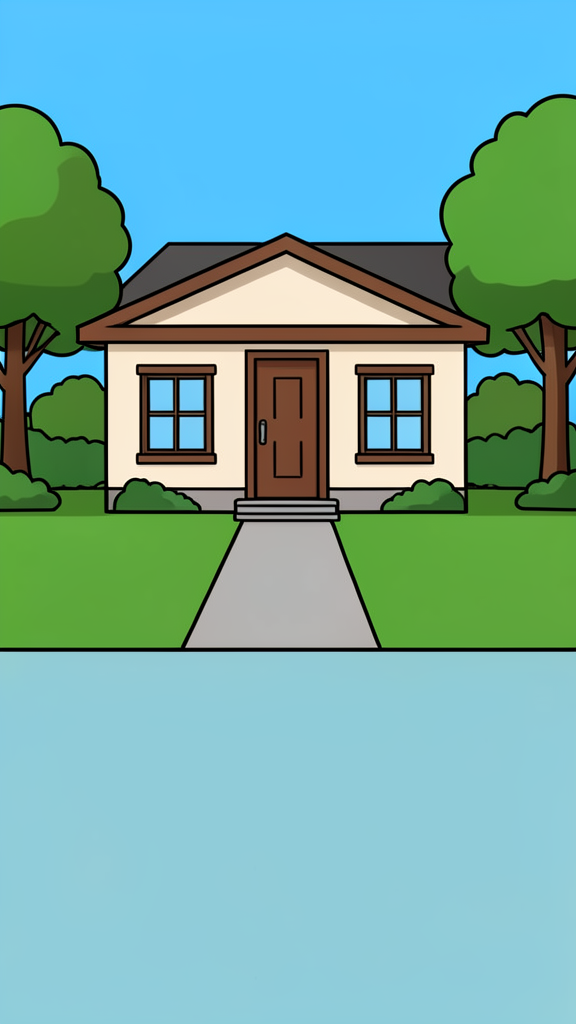
#> input picture animation/asset_library/backgrounds/bg_house_outside.png, 576 x 1024 px
$ python -i asset_auto.py   (imports and definitions only)
#> lines starting #> are read from the running program, lines starting #| are printed output that depends on the picture
"""Automatic assets: the script's missing list -> Kaggle draws -> code checks every picture -> failed ones are redrawn -> accepted ones are saved.

    plan   --request R --round N --state DIR    jobs.json for round N (new seeds each round; only the items not accepted yet)
    judge  --request R --round N --state DIR --outputs DIR [--lib animation/asset_library]
                                                 gate every drawn picture, keep the best passing one per item, save it into the library + index

A request file (animation/asset_requests/<name>.json) is {"name": ..., "needs": [{"id","type","tags","desc"}]}: exactly what `script_reader` lists as missing.
Backgrounds are drawn WITH style references (the closest existing backgrounds, mounted from the asset dataset as ds: refs).
Objects are drawn text-only (a reference makes the model copy that object's shape or put a face on it).

The checks measure: size, blank picture, text in the picture (tesseract), style statistics against the library, empty floor in the lower part,
copy of a reference, and for objects one complete object on plain white. They cannot judge taste or whether the picture shows what the words say.
"""
from __future__ import annotations

import argparse
import colorsys
import os
import json
import re
import shutil
import subprocess
import sys
import tempfile
from pathlib import Path

import numpy as np
from PIL import Image

from . import asset_library as lib_mod
from . import asset_store as store

ROOT = Path(__file__).resolve().parents[1]
LIB = ROOT / "animation" / "asset_library"
W, H = 576, 1024
MAX_ROUNDS_DEFAULT = 3
CANDIDATES = 2


# ---------------------------------------------------------------- planning
def words(s: str) -> set[str]:
    return set(re.findall(r"[a-z0-9]+", s.lower()))


# [37 lines left out: functions style_refs, prompt_for, continuation_prompt, base_state, not called in this run]


def pending(request: dict, state: Path) -> list[dict]:
    done = json.loads((state / "accepted.json").read_text()) if (state / "accepted.json").exists() else {}
    return [n for n in request["needs"] if n["id"] not in done]


# [43 lines left out: functions plan, stats, bottom_hsv, pale_blue_bottom, not called in this run]


def _pale(r: tuple[float, float, float]) -> bool:
    h, sat, v = colorsys.rgb_to_hsv(*r)
    return 0.45 <= h <= 0.60 and 0.08 <= sat <= 0.50 and v >= 0.95


# [8 lines left out: function band_start, not called in this run]


MIN_KEEP = 0.60      # the part above the band must be at least this share of the picture, else stretching it back would distort too much


# [19 lines left out: functions repair_bottom, library_style, not called in this run]


def text_words(path: Path) -> list[str] | None:
    """Clear words tesseract reads in the picture (None when tesseract is not installed).

    WEAK CHECK: strict on purpose (0 false hits on the 40 library backgrounds).
    It only catches clear text; small or busy-background text can slip through.
    """
    if not shutil.which("tesseract"):
        return None
    import tempfile
    im = Image.open(path).convert("RGB")
    w, h = im.size
    band = max(60, h // 7); found = []
    with tempfile.TemporaryDirectory() as td:
        for y in range(0, max(1, h - band + 1), max(1, band // 2)):
            f = Path(td) / "b.png"
            im.crop((0, y, w, min(h, y + band))).resize((w * 2, (min(h, y + band) - y) * 2)).save(f)
            out = subprocess.run(["tesseract", str(f), "stdout", "--psm", "7", "tsv"], capture_output=True, text=True).stdout.splitlines()[1:]
            for line in out:
                c = line.split("\t")
                if len(c) >= 12 and c[11].strip():
                    try:
                        conf = float(c[10])
                    except ValueError:
                        continue
                    t = c[11].strip()
                    if conf >= 50 and len(t) >= 5 and t.isalpha() and t not in found:
                        found.append(t)
    return found


# [21 lines left out: function gate_background, not called in this run]


STRUCT_MIN, CHANGED_MIN = 0.30, 0.02      # NOT calibrated on many pairs: numbers are logged for every continuation. All of these are SOFT (warnings).
ROOT_MIN = 0.20                           # a picture later in a chain must still look like the FIRST picture of the chain (drift check)
PALETTE_MIN, NEXT_CHANGED_MIN = 0.35, 0.10


# [4 lines left out: function _edges, not called in this run]


def _corr(a, b) -> float:
    c = np.corrcoef(a, b)[0, 1]
    return 0.0 if np.isnan(c) else float(c)       # a flat picture has no outlines: no match


# [46 lines left out: functions palette_similarity, continuation_metrics, gate_continuation, not called in this run]


def gate_object(path: Path) -> dict:
    from scipy import ndimage as ndi
    im = Image.open(path).convert("RGB"); a = np.asarray(im).astype(int); why = []
#> in gate_object, im is the input picture: PIL image 576x1024 RGB; mean R, G, B 115.4, 171.4, 164.2
    if im.size != (W, H):
        why.append(f"size {im.size}")
    lab, _ = ndi.label(a.min(2) > 235)
#> lab: shape (1024, 576) int32; every value is 0
    edge = (set(lab[0, :]) | set(lab[-1, :]) | set(lab[:, 0]) | set(lab[:, -1])) - {0}
#> edge = 0 items
    fg = ndi.binary_opening(~np.isin(lab, list(edge)), iterations=1)
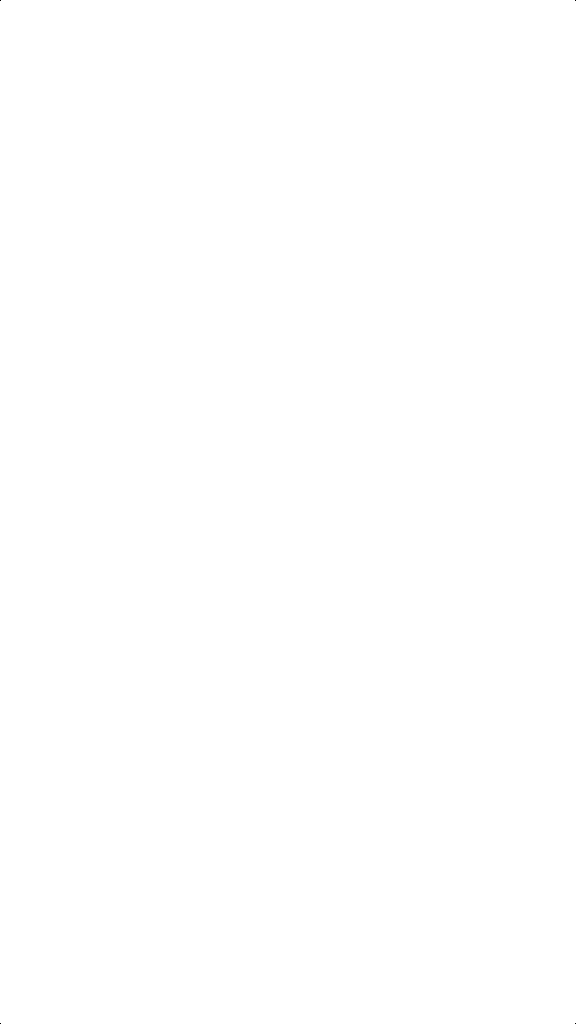
#> fg: shape (1024, 576) bool; 100% white; black in thin lines or dots
    l2, n = ndi.label(fg)
#> l2: shape (1024, 576) int32; values 0 (black) and 1 (white), 100% white; black in thin lines or dots
#> n = 1
    if n == 0:
        return {"pass": False, "why": ["no object found (blank or all white)"], "score": -9}
    sizes = sorted((float(x) for x in ndi.sum(fg, l2, range(1, n + 1))), reverse=True)
#> sizes = [589820]
    share = sizes[0] / fg.size
#> share = 1
    ys, xs = np.nonzero(l2 == (1 + int(np.argmax(ndi.sum(fg, l2, range(1, n + 1))))))
    m = 0.02
    if not 0.04 <= share <= 0.75:
        why.append(f"object fills {share:.0%} of the picture (want 4-75%)")
    if xs.min() < W * m or ys.min() < H * m or xs.max() > W * (1 - m) or ys.max() > H * (1 - m):
        why.append("object touches the picture edge (cut off)")
    if len(sizes) > 1 and sizes[1] > 0.12 * sizes[0]:
        why.append("more than one object")
    border = np.concatenate([a[0], a[-1], a[:, 0], a[:, -1]])
    if border.min(1).mean() < 225:
        why.append("background is not plain white")
    tw = text_words(path)
    if tw:
        why.append("text in the picture: " + " ".join(tw[:4]))
    return {"pass": not why, "why": why, "score": round(share if not why else -1, 3), "text_check": tw is not None}


# ---------------------------------------------------------------- judging and saving
def candidates_for(outputs: Path, item_id: str) -> list[Path]:
    return sorted(Path(outputs).rglob(f"pose_{item_id}_r*_c*.png"))


HARD = ("size ", "blank picture", "no object found")      # a picture with one of these cannot be used at all; everything else is a soft warning


def hard_issue(why: list[str]) -> bool:
    return any(w.startswith(HARD) for w in why)


# [90 lines left out: functions judge, main, not called in this run]


# [2 lines not run here, left out]

>>> result = gate_object('../animation/asset_library/backgrounds/bg_house_outside.png')
#> result = 4 items
